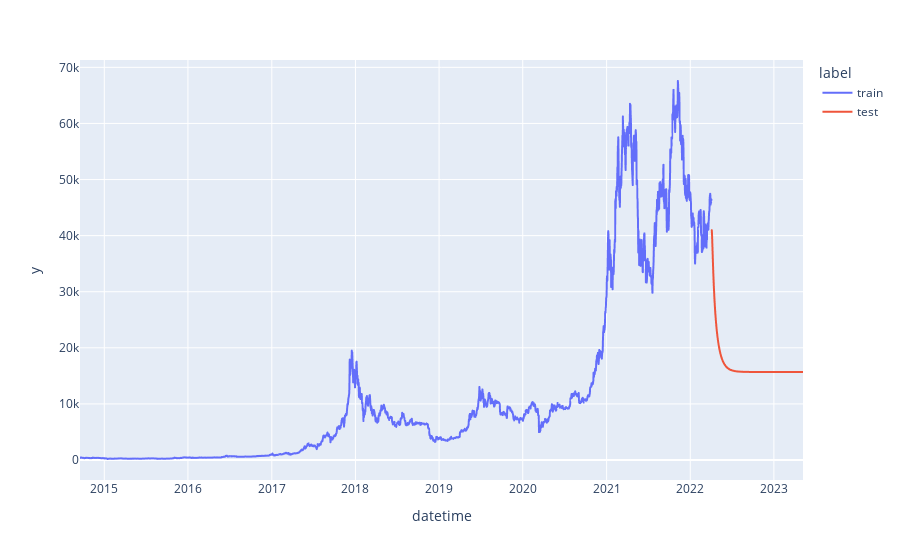

The notebook cell this image was saved under:
### Code cell
# Create traces
fig = px.line(df_forecast_lstm,x=df_forecast_lstm.index, y=df_forecast_lstm.value.values, color='label')

fig.show()

### Figure 1 — Plotly figure (JSON) as saved in the notebook; plotly's stock layout.template omitted (floating-point values rounded to 4 significant figures; data arrays with more than 128 entries replaced by an {"elided": "..."} marker saying what was removed)
{"data": [{"hovertemplate": "label=train<br>datetime=%{x}<br>y=%{y}<extra></extra>", "legendgroup": "train", "line": {"color": "#636efa", "dash": "solid"}, "marker": {"symbol": "circle"}, "mode": "lines", "name": "train", "showlegend": true, "type": "scattergl", "x": {"elided": "2757 str values"}, "xaxis": "x", "y": {"elided": "2757 float values"}, "yaxis": "y"}, {"hovertemplate": "label=test<br>datetime=%{x}<br>y=%{y}<extra></extra>", "legendgroup": "test", "line": {"color": "#EF553B", "dash": "solid"}, "marker": {"symbol": "circle"}, "mode": "lines", "name": "test", "showlegend": true, "type": "scattergl", "x": {"elided": "399 str values"}, "xaxis": "x", "y": {"elided": "399 float values"}, "yaxis": "y"}], "layout": {"autosize": true, "legend": {"title": {"text": "label"}, "tracegroupgap": 0}, "margin": {"t": 60}, "xaxis": {"anchor": "y", "autorange": true, "domain": [0, 1], "range": ["2014-09-17", "2023-05-08"], "title": {"text": "datetime"}, "type": "date"}, "yaxis": {"anchor": "x", "autorange": true, "domain": [0, 1], "range": [-3566.0, 71310.0], "title": {"text": "y"}, "type": "linear"}}}
